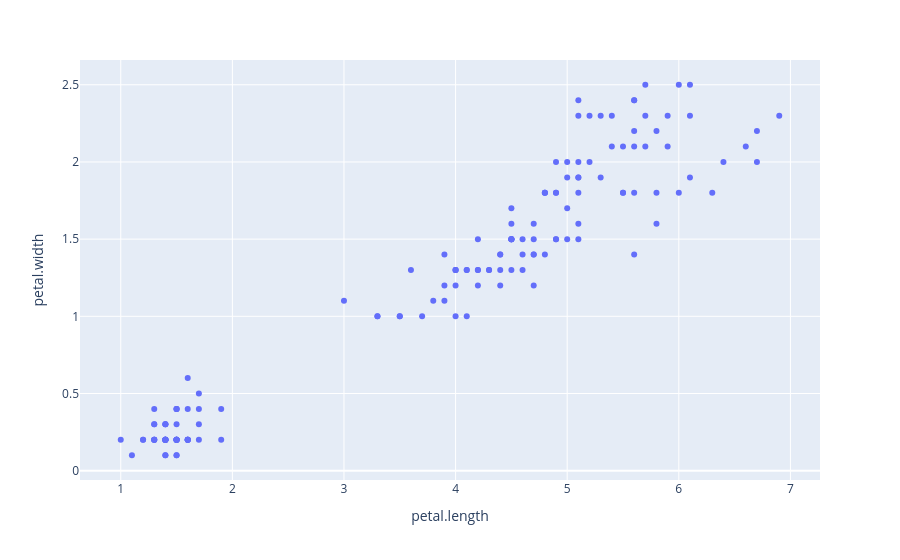

The notebook cell saved with this chart:
### Code cell
df.plot.scatter(x='petal.length', y='petal.width')

### Figure 1 — Plotly figure (JSON) as saved in the notebook; plotly's stock layout.template omitted (floating-point values rounded to 4 significant figures; data arrays with more than 128 entries replaced by an {"elided": "..."} marker saying what was removed)
{"data": [{"hovertemplate": "petal.length=%{x}<br>petal.width=%{y}<extra></extra>", "legendgroup": "", "marker": {"color": "#636efa", "symbol": "circle"}, "mode": "markers", "name": "", "orientation": "v", "showlegend": false, "type": "scatter", "x": {"elided": "150 float values"}, "xaxis": "x", "y": {"elided": "150 float values"}, "yaxis": "y"}], "layout": {"legend": {"tracegroupgap": 0}, "margin": {"t": 60}, "xaxis": {"anchor": "y", "domain": [0, 1], "title": {"text": "petal.length"}}, "yaxis": {"anchor": "x", "domain": [0, 1], "title": {"text": "petal.width"}}}}
